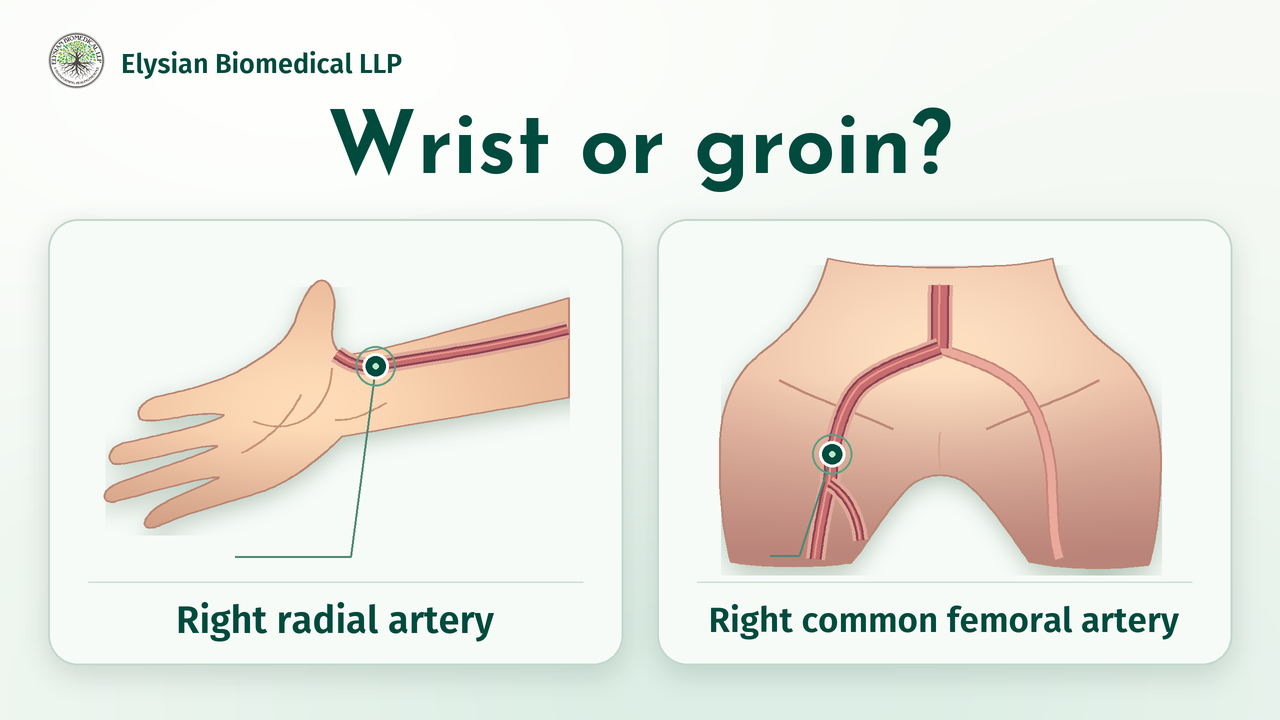
#> input picture outputs/cardiology-series/episode-05/wrist-vs-groin-youtube-thumbnail.png, 1280 x 720 px, given in place of company-logo-original-686.jpg, which was not available
$ python render_youtube_thumbnail.py
#> lines starting #> are read from the running program, lines starting #| are printed output that depends on the picture; after the words box and inside, x2 and y2 are one past the last pixel; in counts of white or black regions, pixels touching at a corner belong together
"""Draw the original Wrist vs Groin Access thumbnail at 1280×720."""

from functools import lru_cache
from pathlib import Path

import numpy as np
from PIL import Image, ImageDraw, ImageFilter, ImageFont


HERE = Path(__file__).resolve().parent
ROOT = HERE.parents[2]
FONTS = ROOT / 'outputs/website-v2/elysian-corporate/assets/fonts'
WIDTH, HEIGHT, SS = 1280, 720, 2
GREEN, INK, ACCENT = '#004b3d', '#263832', '#00835b'


def xy(point):
    x, y = point
    return round(x*SS), round(y*SS)


def box(values):
    left, top, right, bottom = values
    return (*xy((left, top)), *xy((right, bottom)))


@lru_cache(maxsize=None)
def font(size, title=False):
    filename = 'josefin-sans-variable.ttf' if title else 'fira-sans-semibold.ttf'
    face = ImageFont.truetype(str(FONTS / filename), size*SS)
    if title:
        face.set_variation_by_axes([680])
    return face


# [11 lines left out: function curve, not called in this run]


def line(draw, points, color, width):
    draw.line([xy(p) for p in points], fill=color, width=round(width*SS), joint='curve')


def backdrop():
    y,x=np.ogrid[:HEIGHT*SS,:WIDTH*SS]
    x,y=x/SS,y/SS
    fog=np.exp(-(((x-760)/720)**2+((y-690)/370)**2))
    glow=np.exp(-(((x-330)/490)**2+((y-100)/270)**2))
    values=[np.clip(a-b*fog+c*glow,0,255) for a,b,c in zip((247,250,245),(27,12,16),(9,6,9))]
    return Image.fromarray(np.uint8(np.stack(values,axis=2)),'RGB')


# [130 lines left out: functions rounded_panel, shading, artery, site, right_wrist, right_groin, not called in this run]


def centered(draw, at, words, size, color, title=False):
    draw.text(xy(at),words,font=font(size,title),fill=color,anchor='mm')


def scene():
    image=backdrop()
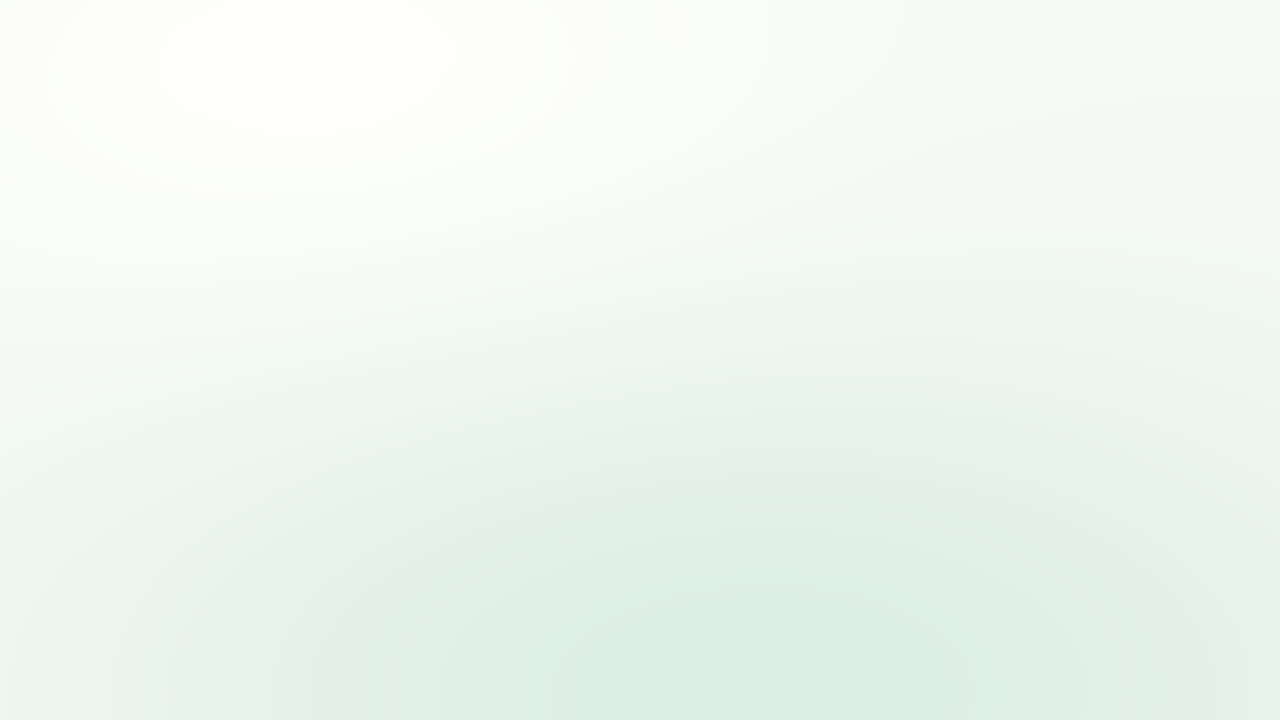
#> image: PIL image 2560x1440 RGB (shown at 1/2 size); mean R, G, B 238.5, 246.5, 240.7
    draw=ImageDraw.Draw(image)
    original=Image.open(ROOT / 'work/company-logo-original-686.jpg').convert('RGB')
#> original is the input picture: PIL image 1280x720 RGB; mean R, G, B 233, 231.8, 224.2
    logo=original.resize((57*SS,57*SS),Image.Resampling.LANCZOS)
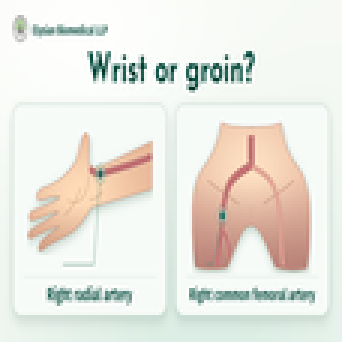
#> logo: PIL image 114x114 RGB (shown 3 times larger); mean R, G, B 232.9, 231.7, 224.1
    mask=Image.new('L',logo.size)
#> mask: PIL image 114x114 L; every value is 0
    ImageDraw.Draw(mask).ellipse((0,0,logo.width-1,logo.height-1),fill=255)
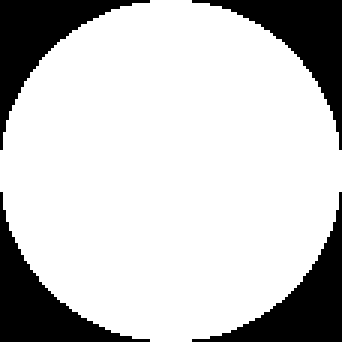
#> mask: PIL image 114x114 L (shown 3 times larger); 78.4% white; 4 black regions, box (x1, y1, x2, y2) and area: (0, 0, 50, 50) 701, (64, 0, 114, 50) 701, (0, 64, 50, 114) 701, (64, 64, 114, 114) 701
    image.paste(logo,xy((48,32)),mask)
    draw.text(xy((121,51)),'Elysian Biomedical LLP',font=font(27),fill=GREEN,anchor='lt')
    centered(draw,(640,151),'Wrist or groin?',88,GREEN,True)

    rounded_panel(image,(48,219,623,665))
    rounded_panel(image,(657,219,1232,665))
    right_wrist(image)
    right_groin(image)
    draw=ImageDraw.Draw(image)
    line(draw,[(88,582),(583,582)],'#cfdfd4',1.5)
    line(draw,[(697,582),(1192,582)],'#cfdfd4',1.5)
    centered(draw,(335,620),'Right radial artery',38,GREEN)
    centered(draw,(944,620),'Right common femoral artery',35,GREEN)
    return image.resize((WIDTH,HEIGHT),Image.Resampling.LANCZOS)


if __name__=='__main__':
    output=HERE / 'wrist-vs-groin-youtube-thumbnail.png'
#> (the run stopped early here; a loop or call above may not have finished)
